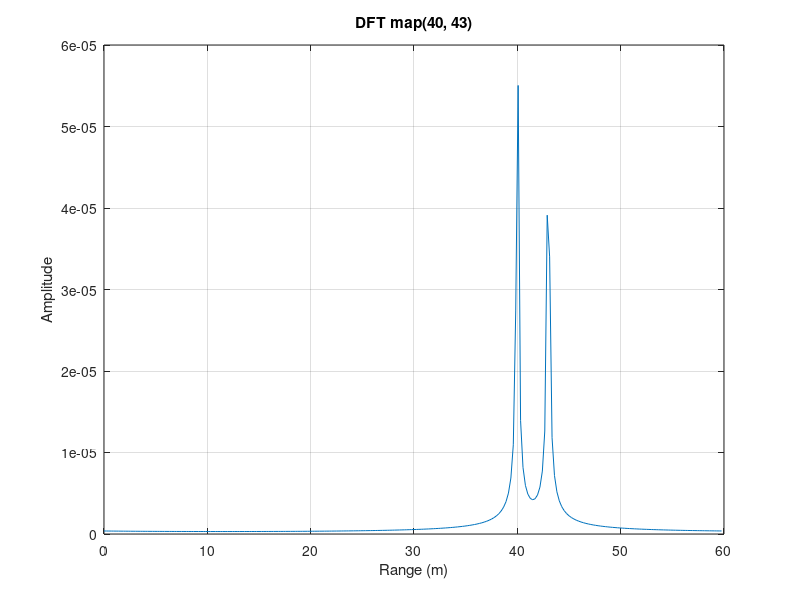

The MATLAB source for this figure:
%% Given parameters, basic assumptions and derivations
f0 = 77e9;
fs = 10e6;
nChirps = 1;
N = 256;
mu = 25e6/1e-6;
c = 3e8;
Tcri = 50e-6;
Tc = nChirps/fs;
BW = mu*Tc;
dR = c/(2*BW);

Pt = 0.1;
G = 30;
lam = c/f0;
Ls = 1;
La_R = 1; 

t = 0:1/fs:Tcri-1/fs; %Time duration
Nsamps = length(t);

%% Target Parameters
Rk = [40 ,43];        %meters
Vk = [0 ,0];    %m/s
rcs = [1, 1];                %radar cross section
nTgts = length(Rk);             %number of targets

%% zIF Signal
zIF = zeros(nChirps, Nsamps);
for kc = 1:nChirps
    for kt = 1:nTgts
        dist = Rk(kt)+Vk(kt)*(kc-1)*Tcri;
        tk = 2*dist/c;
        Pr = Pt*G^2*lam^2*rcs(kt)/((4*pi)^3*(dist)^4*Ls*La_R);
        
        zIF(kc,:) = zIF(kc,:) + (sqrt(Pr)/2)*exp(1i*(2*pi*f0*tk + 2*pi*mu*t*tk - pi*mu*(tk.^2)));
    end
end

%% Plotting
fRk         = (0:N-1)/N*fs;
Rng         = c/2/mu*fRk;
zIF_1Dfft   = fft(zIF,N,2);
    
figure;
plot(Rng,(abs(zIF_1Dfft)))
xlabel('Range (m)')
ylabel('Amplitude')
grid ON
title('DFT map(40, 43)')